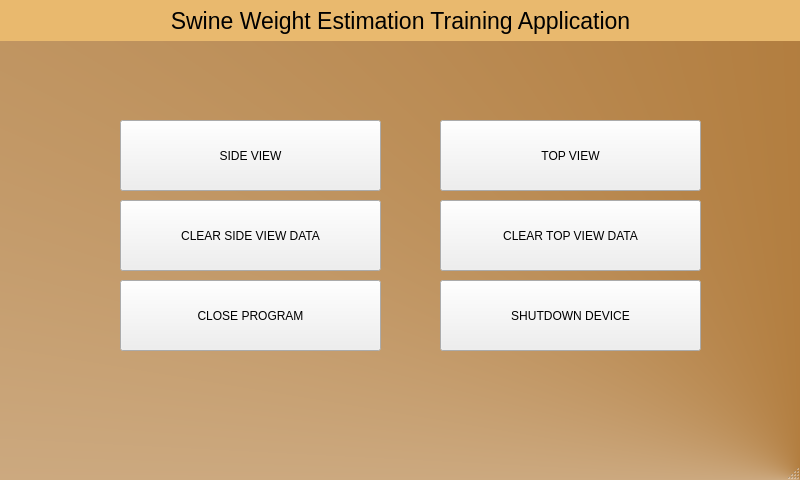
<?xml version="1.0" encoding="UTF-8"?>
<ui version="4.0">
 <class>MainWindow</class>
 <widget class="QMainWindow" name="MainWindow">
  <property name="geometry">
   <rect>
    <x>0</x>
    <y>0</y>
    <width>800</width>
    <height>480</height>
   </rect>
  </property>
  <property name="windowTitle">
   <string>MainWindow</string>
  </property>
  <property name="styleSheet">
   <string notr="true">#MainWindow
{
background-color: qconicalgradient(cx:1, cy:1, angle:0, stop:0 rgba(153, 83, 0, 255), stop:1 rgba(255, 255, 255, 255));
}</string>
  </property>
  <widget class="QWidget" name="centralwidget">
   <widget class="QLabel" name="label">
    <property name="geometry">
     <rect>
      <x>0</x>
      <y>0</y>
      <width>801</width>
      <height>41</height>
     </rect>
    </property>
    <property name="font">
     <font>
      <pointsize>17</pointsize>
     </font>
    </property>
    <property name="styleSheet">
     <string notr="true">background-color:  rgb(233, 185, 110)</string>
    </property>
    <property name="text">
     <string>Swine Weight Estimation Training Application</string>
    </property>
    <property name="alignment">
     <set>Qt::AlignCenter</set>
    </property>
   </widget>
   <widget class="QPushButton" name="svButton">
    <property name="geometry">
     <rect>
      <x>120</x>
      <y>120</y>
      <width>261</width>
      <height>71</height>
     </rect>
    </property>
    <property name="text">
     <string>SIDE VIEW</string>
    </property>
   </widget>
   <widget class="QPushButton" name="tvButton">
    <property name="geometry">
     <rect>
      <x>440</x>
      <y>120</y>
      <width>261</width>
      <height>71</height>
     </rect>
    </property>
    <property name="text">
     <string>TOP VIEW</string>
    </property>
   </widget>
   <widget class="QPushButton" name="closeButton">
    <property name="geometry">
     <rect>
      <x>120</x>
      <y>280</y>
      <width>261</width>
      <height>71</height>
     </rect>
    </property>
    <property name="text">
     <string>CLOSE PROGRAM</string>
    </property>
   </widget>
   <widget class="QPushButton" name="shutdownButton">
    <property name="geometry">
     <rect>
      <x>440</x>
      <y>280</y>
      <width>261</width>
      <height>71</height>
     </rect>
    </property>
    <property name="text">
     <string>SHUTDOWN DEVICE</string>
    </property>
   </widget>
   <widget class="QPushButton" name="clearSVButton">
    <property name="geometry">
     <rect>
      <x>120</x>
      <y>200</y>
      <width>261</width>
      <height>71</height>
     </rect>
    </property>
    <property name="text">
     <string>CLEAR SIDE VIEW DATA</string>
    </property>
   </widget>
   <widget class="QPushButton" name="clearTVButton">
    <property name="geometry">
     <rect>
      <x>440</x>
      <y>200</y>
      <width>261</width>
      <height>71</height>
     </rect>
    </property>
    <property name="text">
     <string>CLEAR TOP VIEW DATA</string>
    </property>
   </widget>
  </widget>
  <widget class="QMenuBar" name="menubar">
   <property name="geometry">
    <rect>
     <x>0</x>
     <y>0</y>
     <width>800</width>
     <height>26</height>
    </rect>
   </property>
  </widget>
  <widget class="QStatusBar" name="statusbar"/>
 </widget>
 <resources/>
 <connections/>
</ui>
